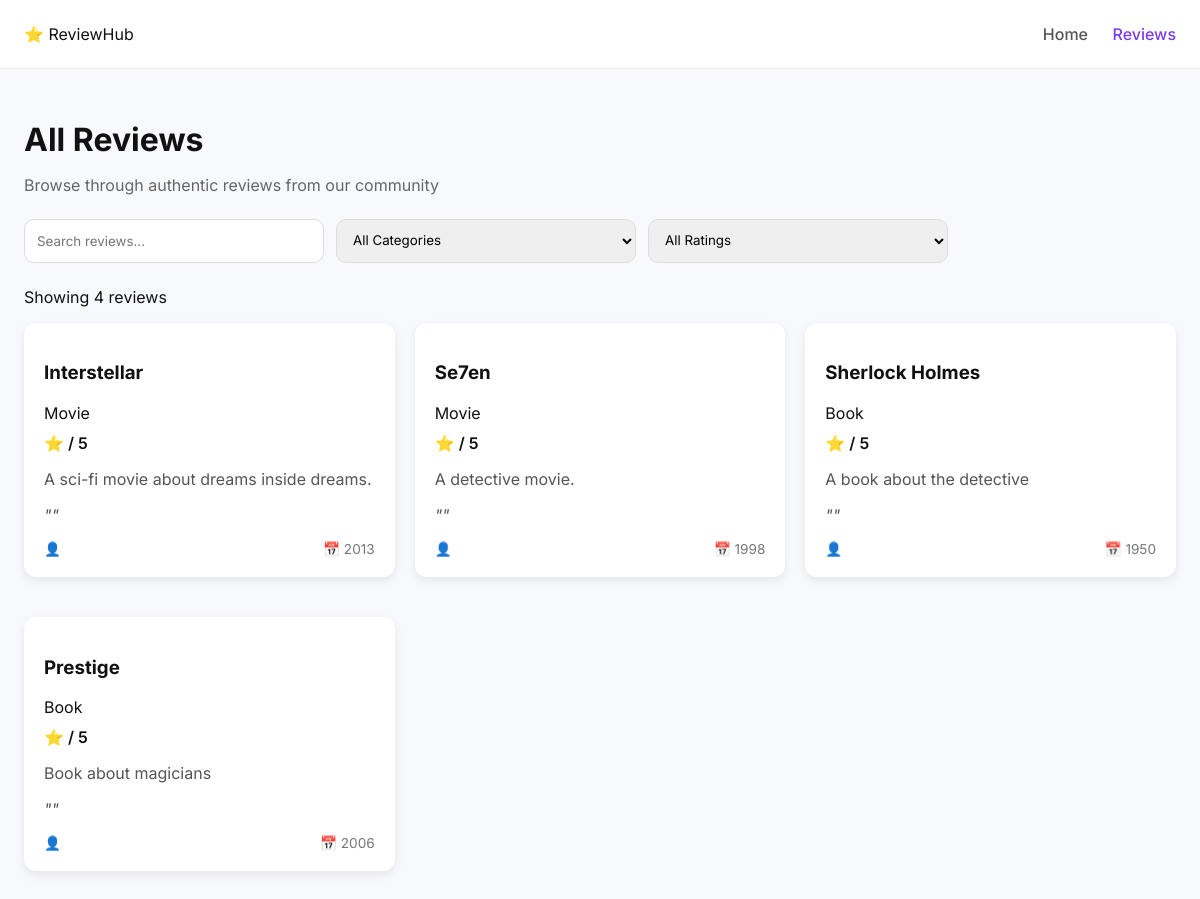
Before: / with the older database file.
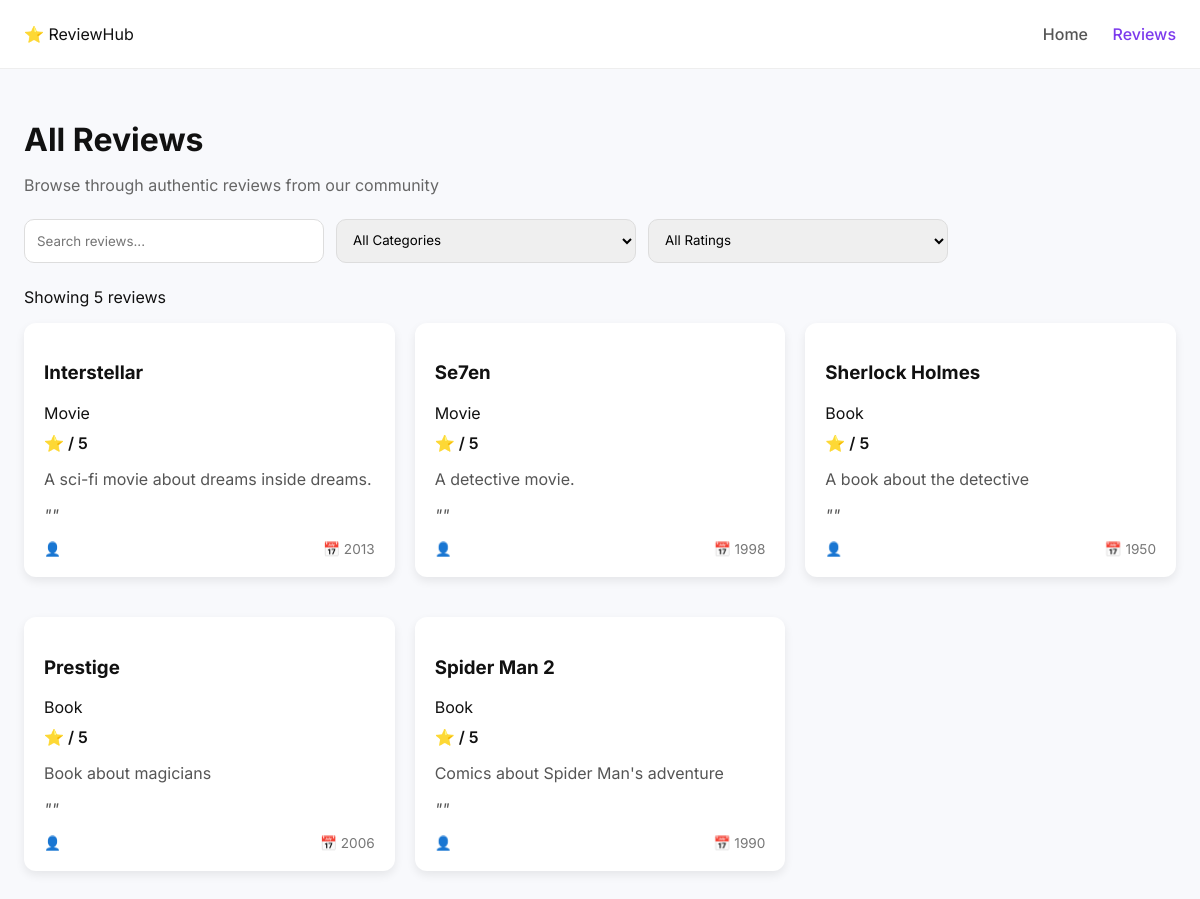
After: the same page with the newer database file.
### reviews/models.py (models this page shows, shortened)
class Item(models.Model):
    CATEGORY_CHOICES = [
        ('Movie', 'Movie'),
        ('Book', 'Book'),
    ]
    title = models.CharField(max_length=200)
    category = models.CharField(max_length=10, choices=CATEGORY_CHOICES)
    description = models.TextField()
    release_year = models.IntegerField()

### reviews/views.py (the view)
# urls.py: path('', views.item_list, name='item_list'),
def item_list(request):
    items = Item.objects.all()
    return render(request, 'reviews/item_list.html', {'items': items})

### reviews/templates/reviews/item_list.html (shortened to what this page needs)
{% extends 'reviews/base.html' %}
{% block content %}
<section class="page-header">
    <h1>All Reviews</h1>
    <p>Browse through authentic reviews from our community</p>
</section>
<section class="filters">
    <input type="text" placeholder="Search reviews...">
    <select>
        <option>All Categories</option>
    </select>
    <select>
        <option>All Ratings</option>
    </select>
</section>
<p class="results-count">Showing {{ items|length }} reviews</p>
<section class="grid">
    {% for item in items %}
    <div class="review-card">
    <h3>{{ item.title }}</h3>
    <span class="badge">{{ item.category }}</span>
    <div class="rating">
        ⭐ {{ item.rating }} / 5
    </div>
    <p class="description">
        {{ item.description }}
    </p>
    <p class="review-text">
        "{{ item.review_text }}"
    </p>
    <div class="meta">
        <span>👤 {{ item.user.username }}</span>
        <span>📅 {{ item.release_year }}</span>
    </div>
</div>
    {% endfor %}
</section>
{% endblock %}

### reviews/templates/reviews/base.html (shortened to what this page needs)
{% load static %}
<!DOCTYPE html>
<html lang="en">
<head>
    <link rel="stylesheet" href="{% static 'reviews/css/style.css' %}">
</head>
<body>
<header class="navbar">
    <div class="container nav-content">
        <div class="logo">⭐ ReviewHub</div>
        <nav>
            <a href="{% url 'item_list' %}">Home</a>
            <a href="{% url 'item_list' %}" class="active">Reviews</a>
        </nav>
    </div>
</header>
<main class="container">
    {% block content %}{% endblock %}
</main>
</body>
</html>

### reviews/static/reviews/css/style.css (style rules this page uses)
* { box-sizing: border-box; font-family: 'Inter', sans-serif; }
body { margin: 0; background: #f8f9fc; color: #111; }
.container { max-width: 1200px; margin: auto; padding: 24px; }
.navbar { background: white; border-bottom: 1px solid #eee; }
.nav-content { display: flex; justify-content: space-between; align-items: center; }
.navbar a { margin-left: 20px; text-decoration: none; color: #555; font-weight: 500; }
.navbar a.active { color: #7c3aed; }
.page-header h1 { font-size: 32px; margin-bottom: 4px; }
.page-header p { color: #666; }
.filters { display: flex; gap: 12px; margin: 24px 0; }
.filters input, .filters select { padding: 12px; border-radius: 10px; border: 1px solid #ddd; width: 100%; max-width: 300px; }
.grid { display: grid; grid-template-columns: repeat(auto-fill, minmax(320px, 1fr)); gap: 20px; }
.rating { margin: 10px 0; font-weight: 600; }
.description { color: #555; }
.meta { display: flex; justify-content: space-between; font-size: 13px; color: #777; margin-top: 12px; }
.review-card { background: #ffffff; border-radius: 12px; padding: 20px; margin-bottom: 20px; box-shadow: 0 4px 10px rgba(0, 0, 0, 0.08); transition: transform 0.25s ease, box-shadow 0.25s ease; }
.review-card { cursor: pointer; }
.review-text { font-style: italic; color: #555; margin-top: 8px; }
.meta { display: flex; justify-content: space-between; font-size: 0.85rem; color: #777; margin-top: 10px; }

Changed rows visible on the page:
added Item: title "Spider Man 2", category "Book", description "Comics about Spider Man's adventure", release_year "1990"
Other visible differences:
{{ items|length }}: "4" → "5"
